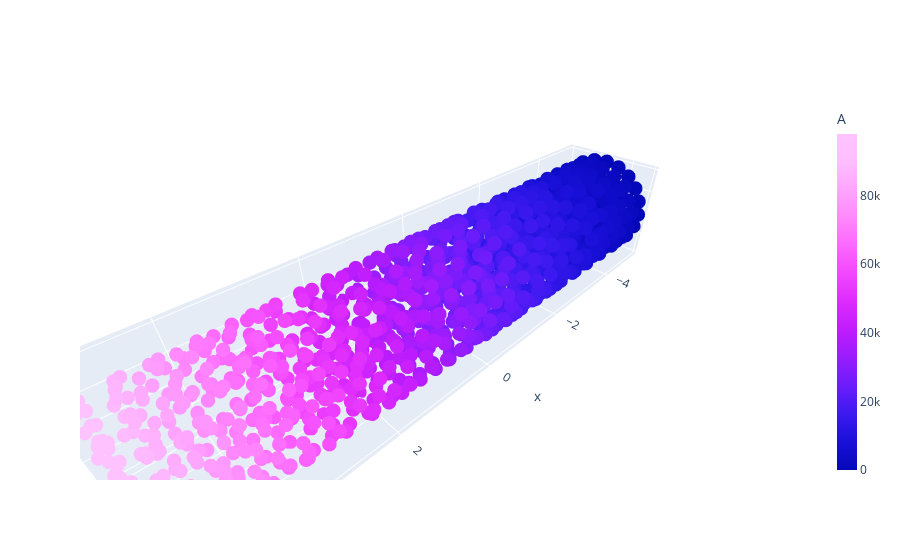
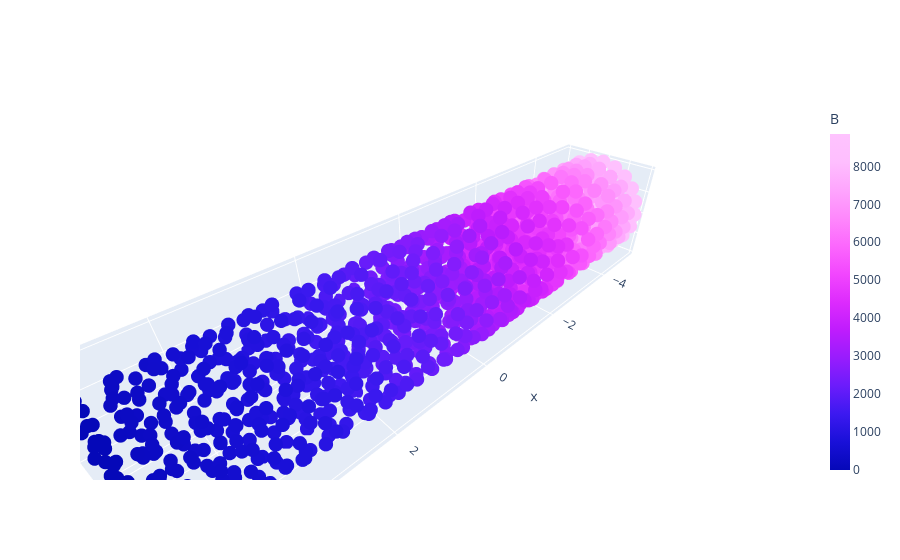

Notebook source saved alongside these figures, in order:
### Markdown cell above
Lets look at these in more detail using plotly's 3D plotting

### Code cell
results.plot_species("A", t_val=500, deterministic=True, width="auto")
results.plot_species("B", t_val=500, deterministic=True, width="auto")

### Figure 1 — Plotly figure (JSON) as saved in the notebook; plotly's stock layout.template omitted (floating-point values rounded to 4 significant figures; data arrays with more than 128 entries replaced by an {"elided": "..."} marker saying what was removed)
{"data": [{"marker": {"color": {"elided": "1059 float values"}, "colorbar": {"thickness": 20, "title": {"text": "A"}}, "colorscale": [[0, "#0508b8"], [0.08333, "#1910d8"], [0.1667, "#3c19f0"], [0.25, "#6b1cfb"], [0.3333, "#981cfd"], [0.4167, "#bf1cfd"], [0.5, "#dd2bfd"], [0.5833, "#f246fe"], [0.6667, "#fc67fd"], [0.75, "#fe88fc"], [0.8333, "#fea5fd"], [0.9167, "#febefe"], [1, "#fec3fe"]], "size": 5}, "mode": "markers", "name": "A", "type": "scatter3d", "x": {"elided": "1059 float values"}, "y": {"elided": "1059 float values"}, "z": {"elided": "1059 float values"}}], "layout": {"scene": {"aspectmode": "data"}, "xaxis": {"range": [-5, 5]}, "yaxis": {"range": [-1, 1.0]}}}

### Figure 2 — Plotly figure (JSON) as saved in the notebook; plotly's stock layout.template omitted (floating-point values rounded to 4 significant figures; data arrays with more than 128 entries replaced by an {"elided": "..."} marker saying what was removed)
{"data": [{"marker": {"color": {"elided": "1059 float values"}, "colorbar": {"thickness": 20, "title": {"text": "B"}}, "colorscale": [[0, "#0508b8"], [0.08333, "#1910d8"], [0.1667, "#3c19f0"], [0.25, "#6b1cfb"], [0.3333, "#981cfd"], [0.4167, "#bf1cfd"], [0.5, "#dd2bfd"], [0.5833, "#f246fe"], [0.6667, "#fc67fd"], [0.75, "#fe88fc"], [0.8333, "#fea5fd"], [0.9167, "#febefe"], [1, "#fec3fe"]], "size": 5}, "mode": "markers", "name": "B", "type": "scatter3d", "x": {"elided": "1059 float values"}, "y": {"elided": "1059 float values"}, "z": {"elided": "1059 float values"}}], "layout": {"scene": {"aspectmode": "data"}, "xaxis": {"range": [-5, 5]}, "yaxis": {"range": [-1, 1.0]}}}
